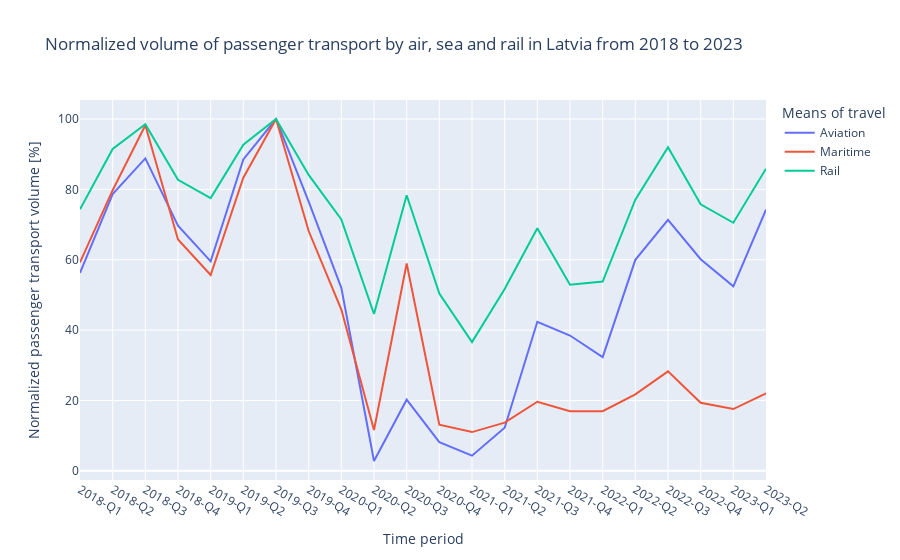
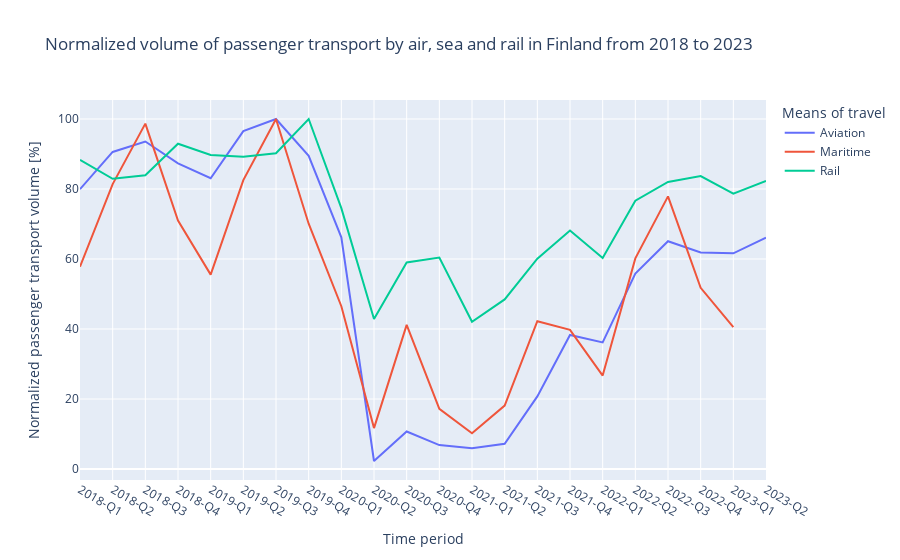
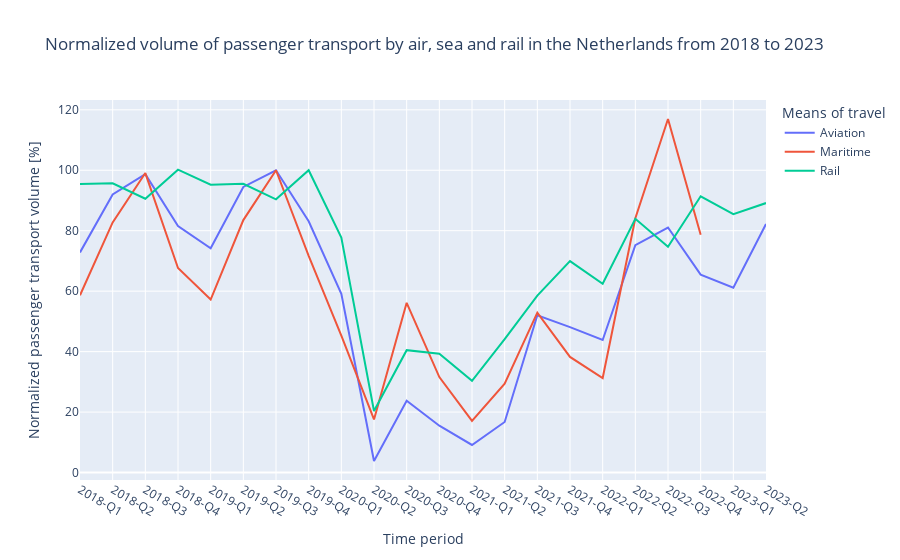

Source (notebook cell) for these figures, in order:
### Markdown cell above
**Visualisation of combined modes of transport for countries with highest maritime passenger transport volume drop**

The third part of this chapter focuses on the three countries with the highest drop in normalized maritime passenger transport volume between Q2 of 2019 and Q2 of 2020, as depicted on the previous bar graph. The chosen countries were Latvia, Finland and the Netherlands, due to lack of relevant data for Belgium. Since the intention of this chapter was to showcase the combined trends in all three transport modes for each of the chosen countries, some data processing was necessary. A nested for loop was created which, for every country from the list, for every quarter from the time range and for every mode of transport, appended a relevant row to a new dataframe, which combined all of the necessary data.

### Code cell
df_passengers_top = pd.DataFrame(columns=['Geo','Mode','Time_period','Norm_2019'])

for country in ['LV','FI','NL']:
    index_top=0
    for time in df_passengers_mar['Time_period'].unique():
        for mode in ['Aviation','Maritime','Rail']:
            if mode == 'Aviation':
                df_mode = df_passengers_avia
            elif mode == 'Maritime':
                df_mode = df_passengers_mar
            else:
                df_mode = df_passengers_rail
            norm_list = df_mode[(df_mode['Geo']==country) & (df_mode['Time_period']==time)]['Norm_2019'].to_list()
            if not norm_list: 
                norm = np.NaN
            else:
                norm = norm_list[0]
            df_passengers_top = pd.concat([df_passengers_top,pd.DataFrame({'Geo':country,'Mode': mode,'Time_period': time,'Norm_2019':norm},index=[index_top])])
            index_top += 1
            
Q1_fig3a = px.line(df_passengers_top[df_passengers_top['Geo']=='LV'], 
                   x='Time_period', 
                   y='Norm_2019', 
                   color='Mode',
                   title='Normalized volume of passenger transport by air, sea and rail in Latvia from 2018 to 2023',
                   labels={'Time_period': 'Time period', 'Norm_2019':'Normalized passenger transport volume [%]','Mode':'Means of travel'})
Q1_fig3a.update_xaxes(tickangle=30)
Q1_fig3b = px.line(df_passengers_top[df_passengers_top['Geo']=='FI'], 
                   x='Time_period', 
                   y='Norm_2019', 
                   color='Mode',
                   title='Normalized volume of passenger transport by air, sea and rail in Finland from 2018 to 2023',
                   labels={'Time_period': 'Time period', 'Norm_2019':'Normalized passenger transport volume [%]','Mode':'Means of travel'})
Q1_fig3b.update_xaxes(tickangle=30)
Q1_fig3c = px.line(df_passengers_top[df_passengers_top['Geo']=='NL'], 
                   x='Time_period', 
                   y='Norm_2019', 
                   color='Mode',
                   title='Normalized volume of passenger transport by air, sea and rail in the Netherlands from 2018 to 2023',
                   labels={'Time_period': 'Time period', 'Norm_2019':'Normalized passenger transport volume [%]','Mode':'Means of travel'})
Q1_fig3c.update_xaxes(tickangle=30)
Q1_fig3a.show()
Q1_fig3b.show()
Q1_fig3c.show()

### Figure 1 — Plotly figure (JSON) as saved in the notebook; plotly's stock layout.template omitted (floating-point values rounded to 4 significant figures)
{"data": [{"hovertemplate": "Means of travel=Aviation<br>Time period=%{x}<br>Normalized passenger transport volume [%]=%{y}<extra></extra>", "legendgroup": "Aviation", "line": {"color": "#636efa", "dash": "solid"}, "marker": {"symbol": "circle"}, "mode": "lines", "name": "Aviation", "orientation": "v", "showlegend": true, "type": "scatter", "x": ["2018-Q1", "2018-Q2", "2018-Q3", "2018-Q4", "2019-Q1", "2019-Q2", "2019-Q3", "2019-Q4", "2020-Q1", "2020-Q2", "2020-Q3", "2020-Q4", "2021-Q1", "2021-Q2", "2021-Q3", "2021-Q4", "2022-Q1", "2022-Q2", "2022-Q3", "2022-Q4", "2023-Q1", "2023-Q2"], "xaxis": "x", "y": [56.26, 78.64, 88.8, 69.64, 59.54, 88.51, 100, 76.51, 52.01, 2.795, 20.23, 8.138, 4.303, 12.26, 42.36, 38.46, 32.32, 59.97, 71.34, 60.15, 52.43, 74.25], "yaxis": "y"}, {"hovertemplate": "Means of travel=Maritime<br>Time period=%{x}<br>Normalized passenger transport volume [%]=%{y}<extra></extra>", "legendgroup": "Maritime", "line": {"color": "#EF553B", "dash": "solid"}, "marker": {"symbol": "circle"}, "mode": "lines", "name": "Maritime", "orientation": "v", "showlegend": true, "type": "scatter", "x": ["2018-Q1", "2018-Q2", "2018-Q3", "2018-Q4", "2019-Q1", "2019-Q2", "2019-Q3", "2019-Q4", "2020-Q1", "2020-Q2", "2020-Q3", "2020-Q4", "2021-Q1", "2021-Q2", "2021-Q3", "2021-Q4", "2022-Q1", "2022-Q2", "2022-Q3", "2022-Q4", "2023-Q1", "2023-Q2"], "xaxis": "x", "y": [59.23, 79.76, 98.21, 65.77, 55.65, 83.33, 100, 68.15, 45.83, 11.61, 58.93, 13.1, 11.01, 13.69, 19.64, 16.96, 16.96, 21.73, 28.27, 19.35, 17.56, 22.02], "yaxis": "y"}, {"hovertemplate": "Means of travel=Rail<br>Time period=%{x}<br>Normalized passenger transport volume [%]=%{y}<extra></extra>", "legendgroup": "Rail", "line": {"color": "#00cc96", "dash": "solid"}, "marker": {"symbol": "circle"}, "mode": "lines", "name": "Rail", "orientation": "v", "showlegend": true, "type": "scatter", "x": ["2018-Q1", "2018-Q2", "2018-Q3", "2018-Q4", "2019-Q1", "2019-Q2", "2019-Q3", "2019-Q4", "2020-Q1", "2020-Q2", "2020-Q3", "2020-Q4", "2021-Q1", "2021-Q2", "2021-Q3", "2021-Q4", "2022-Q1", "2022-Q2", "2022-Q3", "2022-Q4", "2023-Q1", "2023-Q2"], "xaxis": "x", "y": [74.33, 91.48, 98.52, 82.72, 77.53, 92.68, 100, 84.11, 71.44, 44.58, 78.33, 50.38, 36.61, 51.67, 68.97, 52.87, 53.79, 77.07, 91.99, 75.76, 70.51, 85.88], "yaxis": "y"}], "layout": {"legend": {"title": {"text": "Means of travel"}, "tracegroupgap": 0}, "title": {"text": "Normalized volume of passenger transport by air, sea and rail in Latvia from 2018 to 2023"}, "xaxis": {"anchor": "y", "domain": [0, 1], "tickangle": 30, "title": {"text": "Time period"}}, "yaxis": {"anchor": "x", "domain": [0, 1], "title": {"text": "Normalized passenger transport volume [%]"}}}}

### Figure 2 — Plotly figure (JSON) as saved in the notebook; plotly's stock layout.template omitted (floating-point values rounded to 4 significant figures)
{"data": [{"hovertemplate": "Means of travel=Aviation<br>Time period=%{x}<br>Normalized passenger transport volume [%]=%{y}<extra></extra>", "legendgroup": "Aviation", "line": {"color": "#636efa", "dash": "solid"}, "marker": {"symbol": "circle"}, "mode": "lines", "name": "Aviation", "orientation": "v", "showlegend": true, "type": "scatter", "x": ["2018-Q1", "2018-Q2", "2018-Q3", "2018-Q4", "2019-Q1", "2019-Q2", "2019-Q3", "2019-Q4", "2020-Q1", "2020-Q2", "2020-Q3", "2020-Q4", "2021-Q1", "2021-Q2", "2021-Q3", "2021-Q4", "2022-Q1", "2022-Q2", "2022-Q3", "2022-Q4", "2023-Q1", "2023-Q2"], "xaxis": "x", "y": [79.95, 90.58, 93.57, 87.34, 83.08, 96.54, 100, 89.48, 66.2, 2.291, 10.72, 6.831, 5.939, 7.219, 20.73, 38.29, 36.15, 55.81, 65.07, 61.88, 61.62, 66.1], "yaxis": "y"}, {"hovertemplate": "Means of travel=Maritime<br>Time period=%{x}<br>Normalized passenger transport volume [%]=%{y}<extra></extra>", "legendgroup": "Maritime", "line": {"color": "#EF553B", "dash": "solid"}, "marker": {"symbol": "circle"}, "mode": "lines", "name": "Maritime", "orientation": "v", "showlegend": true, "type": "scatter", "x": ["2018-Q1", "2018-Q2", "2018-Q3", "2018-Q4", "2019-Q1", "2019-Q2", "2019-Q3", "2019-Q4", "2020-Q1", "2020-Q2", "2020-Q3", "2020-Q4", "2021-Q1", "2021-Q2", "2021-Q3", "2021-Q4", "2022-Q1", "2022-Q2", "2022-Q3", "2022-Q4", "2023-Q1", "2023-Q2"], "xaxis": "x", "y": [57.8, 81.4, 98.69, 70.98, 55.54, 82.55, 100, 70.08, 46.51, 11.7, 41.18, 17.2, 10.2, 18.14, 42.23, 39.75, 26.71, 60.18, 77.89, 51.78, 40.53, null], "yaxis": "y"}, {"hovertemplate": "Means of travel=Rail<br>Time period=%{x}<br>Normalized passenger transport volume [%]=%{y}<extra></extra>", "legendgroup": "Rail", "line": {"color": "#00cc96", "dash": "solid"}, "marker": {"symbol": "circle"}, "mode": "lines", "name": "Rail", "orientation": "v", "showlegend": true, "type": "scatter", "x": ["2018-Q1", "2018-Q2", "2018-Q3", "2018-Q4", "2019-Q1", "2019-Q2", "2019-Q3", "2019-Q4", "2020-Q1", "2020-Q2", "2020-Q3", "2020-Q4", "2021-Q1", "2021-Q2", "2021-Q3", "2021-Q4", "2022-Q1", "2022-Q2", "2022-Q3", "2022-Q4", "2023-Q1", "2023-Q2"], "xaxis": "x", "y": [88.29, 82.91, 83.9, 92.93, 89.7, 89.2, 90.21, 100, 74.54, 42.86, 59.02, 60.43, 42.08, 48.46, 60.09, 68.16, 60.27, 76.66, 82.02, 83.68, 78.66, 82.29], "yaxis": "y"}], "layout": {"legend": {"title": {"text": "Means of travel"}, "tracegroupgap": 0}, "title": {"text": "Normalized volume of passenger transport by air, sea and rail in Finland from 2018 to 2023"}, "xaxis": {"anchor": "y", "domain": [0, 1], "tickangle": 30, "title": {"text": "Time period"}}, "yaxis": {"anchor": "x", "domain": [0, 1], "title": {"text": "Normalized passenger transport volume [%]"}}}}

### Figure 3 — Plotly figure (JSON) as saved in the notebook; plotly's stock layout.template omitted (floating-point values rounded to 4 significant figures)
{"data": [{"hovertemplate": "Means of travel=Aviation<br>Time period=%{x}<br>Normalized passenger transport volume [%]=%{y}<extra></extra>", "legendgroup": "Aviation", "line": {"color": "#636efa", "dash": "solid"}, "marker": {"symbol": "circle"}, "mode": "lines", "name": "Aviation", "orientation": "v", "showlegend": true, "type": "scatter", "x": ["2018-Q1", "2018-Q2", "2018-Q3", "2018-Q4", "2019-Q1", "2019-Q2", "2019-Q3", "2019-Q4", "2020-Q1", "2020-Q2", "2020-Q3", "2020-Q4", "2021-Q1", "2021-Q2", "2021-Q3", "2021-Q4", "2022-Q1", "2022-Q2", "2022-Q3", "2022-Q4", "2023-Q1", "2023-Q2"], "xaxis": "x", "y": [72.82, 92.01, 98.71, 81.53, 74.2, 94.47, 100, 83.11, 59.15, 3.82, 23.76, 15.49, 9.13, 16.73, 52.05, 48.1, 43.83, 75.2, 81.04, 65.47, 61.13, 82.2], "yaxis": "y"}, {"hovertemplate": "Means of travel=Maritime<br>Time period=%{x}<br>Normalized passenger transport volume [%]=%{y}<extra></extra>", "legendgroup": "Maritime", "line": {"color": "#EF553B", "dash": "solid"}, "marker": {"symbol": "circle"}, "mode": "lines", "name": "Maritime", "orientation": "v", "showlegend": true, "type": "scatter", "x": ["2018-Q1", "2018-Q2", "2018-Q3", "2018-Q4", "2019-Q1", "2019-Q2", "2019-Q3", "2019-Q4", "2020-Q1", "2020-Q2", "2020-Q3", "2020-Q4", "2021-Q1", "2021-Q2", "2021-Q3", "2021-Q4", "2022-Q1", "2022-Q2", "2022-Q3", "2022-Q4", "2023-Q1", "2023-Q2"], "xaxis": "x", "y": [58.63, 82.74, 99.07, 67.65, 57.23, 83.51, 100, 71.7, 45.26, 17.57, 56.14, 31.57, 17.11, 29.39, 52.88, 38.26, 31.26, 84.14, 117.0, 78.69, null, null], "yaxis": "y"}, {"hovertemplate": "Means of travel=Rail<br>Time period=%{x}<br>Normalized passenger transport volume [%]=%{y}<extra></extra>", "legendgroup": "Rail", "line": {"color": "#00cc96", "dash": "solid"}, "marker": {"symbol": "circle"}, "mode": "lines", "name": "Rail", "orientation": "v", "showlegend": true, "type": "scatter", "x": ["2018-Q1", "2018-Q2", "2018-Q3", "2018-Q4", "2019-Q1", "2019-Q2", "2019-Q3", "2019-Q4", "2020-Q1", "2020-Q2", "2020-Q3", "2020-Q4", "2021-Q1", "2021-Q2", "2021-Q3", "2021-Q4", "2022-Q1", "2022-Q2", "2022-Q3", "2022-Q4", "2023-Q1", "2023-Q2"], "xaxis": "x", "y": [95.43, 95.69, 90.57, 100.2, 95.23, 95.49, 90.37, 100, 77.75, 20.35, 40.49, 39.28, 30.34, 44.12, 58.54, 69.96, 62.44, 83.95, 74.69, 91.4, 85.48, 89.14], "yaxis": "y"}], "layout": {"legend": {"title": {"text": "Means of travel"}, "tracegroupgap": 0}, "title": {"text": "Normalized volume of passenger transport by air, sea and rail in the Netherlands from 2018 to 2023"}, "xaxis": {"anchor": "y", "domain": [0, 1], "tickangle": 30, "title": {"text": "Time period"}}, "yaxis": {"anchor": "x", "domain": [0, 1], "title": {"text": "Normalized passenger transport volume [%]"}}}}
